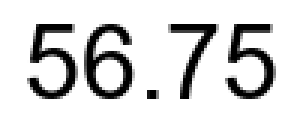
#> input picture finetune/stacked_tol_preview/images/set01_nom.png, 101 x 41 px (shown 3 times larger)
$ python -i split_stacked_crop.py   (imports and definitions only)
#> lines starting #> are read from the running program, lines starting #| are printed output that depends on the picture; after the words box and inside, x2 and y2 are one past the last pixel; in counts of white or black regions, pixels touching at a corner belong together
#> further down, picture is the input picture: PIL image 101x41 RGB; min 0, max 255, mean 215.8
"""
적층 공차 det 통짜박스 -> rec 전 분리 (옵션 a 구현)
==================================================
det은 nominal+upper+lower 3줄을 통짜 박스 하나로 잡는 게 자연스러움
(실제 라벨링 관행과 일치, [[stacked-tolerance-split-approach]] 참고).
근데 rec(CTC)은 한 줄만 읽으므로, rec에 넣기 전에 이 crop을 쪼개는
후처리 단계가 필요함.

레이아웃 특성: nominal(왼쪽, 전체높이) + upper/lower(오른쪽, 위아래
2단). 그래서 단순 가로전체 행(row) 투영만으론 안 됨 — nominal 잉크가
전체 높이를 채워서 상한/하한 사이 여백이 안 보임. 그래서:
  1단계: 컬럼(열) 투영으로 좌(nominal)/우(upper+lower) 블록 분리
  2단계: 우측 블록 안에서만 행(row) 투영으로 상한/하한 분리

merge_for_test(): 검증용 — 기존 3-crop(nominal/upper/lower)을 합쳐
실제 det 통짜박스처럼 재구성.
split_stacked(): 실제 분리 로직.
"""

import numpy as np
from pathlib import Path
from PIL import Image, ImageDraw, ImageFont


def _ink_mask(img, thresh=200):
#> called with thresh = 200
    arr = np.array(img.convert('L'))
    return arr < thresh
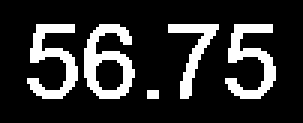
#> returned value: shape (41, 101) bool (shown 3 times larger); 17.9% white; 5 white regions (1 under 20 px), largest, box (x1, y1, x2, y2) and area: (28, 8, 45, 33) 214, (9, 8, 26, 33) 191, (75, 8, 92, 33) 191, (56, 8, 73, 33) 134


# [23 lines left out: function _runs, not called in this run]


def _widest_gap_center(has_ink, min_gap):
    """False(빈칸) 구간 중 가장 넓은 것 하나의 중간 지점을 분리기준으로 반환.
    맨 앞/뒤 여백(텍스트 시작 전/끝난 후)은 후보에서 제외 — 실제 분리 지점이 아님.
    run 개수로 좌/우를 나누면 문자 내부의 우연한 sub-gap에 오작동하기 쉬워서,
    "가장 넓은 gap = 진짜 블록 경계"라는 가정으로 안정성을 높임."""
#> called with has_ink = array of shape (101,), min_gap = 5
    n = len(has_ink)
#> n = 101
    gaps = []
    i = 0
    while i < n:
        if not has_ink[i]:
            start = i
            while i < n and not has_ink[i]:
                i += 1
            if start > 0 and i < n:  # 시작 전/끝난 후 여백 제외
                gaps.append((start, i))
        else:
            i += 1
#> this loop made 78 passes
#> i on passes 2 to 13: 10, 11, 12, 13, 14, 15, 16, 17, 18, 19, 20, 21
#> start on passes 1, 19, 37, 42, 60, 78: 0, 26, 45, 53, 73, 92
#> after the loop, gaps = [(26, 28), (45, 49), (53, 56), (73, 75)]; i = 101
    if not gaps:
        return None
    widest = max(gaps, key=lambda g: g[1] - g[0])
#> widest = (45, 49)
    if widest[1] - widest[0] < min_gap:
        return None
    return (widest[0] + widest[1]) // 2


# [9 lines left out: function _tight_crop, not called in this run]


def split_stacked(img, col_min_gap=5, row_min_gap=3, pad=2):
    """1단계: 가장 넓은 컬럼 여백으로 좌(nominal)/우(upper+lower) 분리.
    2단계: 우측 블록 안에서 행 투영으로 상한/하한 분리.
    좌우 분리 지점을 못 찾으면(뚜렷한 넓은 여백 없음) 원본 그대로 1장 반환(순수 1줄 케이스)."""
    mask = _ink_mask(img)
    col_has_ink = mask.any(axis=0)
    split_x = _widest_gap_center(col_has_ink, min_gap=col_min_gap)
    if split_x is None:
        return [img]

    nominal_crop = _tight_crop(img.crop((0, 0, split_x, img.height)), pad)
    right_crop = img.crop((split_x, 0, img.width, img.height))

    right_mask = _ink_mask(right_crop)
    row_has_ink = right_mask.any(axis=1)
    row_runs = _runs(row_has_ink, row_min_gap)

    right_subs = []
    for r in row_runs:
        sub = right_crop.crop((0, max(0, r[0] - pad), right_crop.width,
                                min(right_crop.height, r[1] + pad)))
        right_subs.append(_tight_crop(sub, pad))
    if not right_subs:
        right_subs = [_tight_crop(right_crop, pad)]

    return [nominal_crop] + right_subs


# [62 lines left out: functions merge_for_test, main, not called in this run]


# [2 lines not run here, left out]

>>> from PIL import Image
>>> picture = Image.open('stacked_tol_preview/images/set01_nom.png')
>>> result = split_stacked(picture)
#> result = 1 item

$ run again, on finetune/stacked_tol_preview/images/set14_nom.png
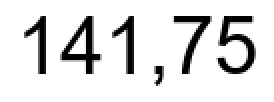
#> input picture finetune/stacked_tol_preview/images/set14_nom.png, 137 x 51 px (shown 2 times larger)
#> picture is the input picture: PIL image 137x51 RGB; min 0, max 255, mean 223.1
#> in _ink_mask, `return arr < thresh`:
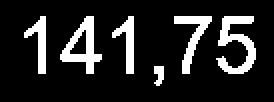
#> returned value: shape (51, 137) bool (shown 2 times larger); 14.6% white; 6 white regions, box (x1, y1, x2, y2) and area: (108, 8, 128, 37) 268, (30, 8, 51, 37) 244, (87, 8, 106, 37) 185, (12, 8, 23, 37) 142, (56, 8, 67, 37) 142, (77, 33, 82, 43) 38
#> in _widest_gap_center, `n = len(has_ink)`: n = 137
#> the loop in _widest_gap_center, `while i < n:` made 94 passes
#> i on passes 2 to 9: 13, 14, 15, 16, 17, 18, 19, 20
#> after the loop in _widest_gap_center, `while i < n:`: gaps = [(23, 30), (51, 56), (67, 77), (82, 87), (106, 108)]; i = 137
#> widest = (67, 77)
#> split_x = 72
#> arr: shape (51, 72)
#> rows = 29 values from 8 to 36
#> cols = 43 values from 12 to 66
#> y0 = 6; y1 = 39
#> x0 = 10; x1 = 69
#> arr: shape (51, 65)
#> in _runs, `n = len(has_ink)`: n = 51
#> the loop in _runs, `while i < n and not has_ink[i]:` made 8 passes
#> after the loop in _runs, `while i < n and not has_ink[i]:`: i = 8
#> the loop in _runs, `while i < n:` made 1 pass
#> after the loop in _runs, `while i < n:`: i = 51; raw = [[8, 43]]
#> the loop in split_stacked, `for r in row_runs:` made 1 pass
#> r on pass 1: [8, 43]
#> pass 1, in _tight_crop (call 2), `mask = _ink_mask(img, thresh)`:
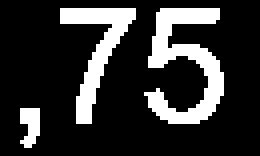
#> mask: shape (39, 65) bool (shown 4 times larger); 19.4% white; 3 white regions, box (x1, y1, x2, y2) and area: (36, 2, 56, 31) 268, (15, 2, 34, 31) 185, (5, 27, 10, 37) 38
#> after the loop in split_stacked, `for r in row_runs:`: right_subs = 1 item
#> result = 2 items

$ run again, on finetune/stacked_tol_preview/images/set15_nom.png
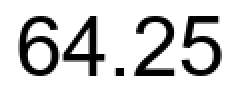
#> input picture finetune/stacked_tol_preview/images/set15_nom.png, 120 x 46 px (shown 2 times larger)
#> picture is the input picture: PIL image 120x46 RGB; min 0, max 255, mean 209.3
#> in _ink_mask, `return arr < thresh`:
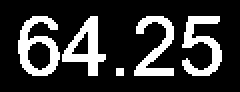
#> returned value: shape (46, 120) bool (shown 2 times larger); 20.9% white; 5 white regions (1 under 20 px), largest, box (x1, y1, x2, y2) and area: (9, 8, 30, 38) 313, (91, 8, 111, 38) 284, (31, 8, 53, 38) 279, (67, 8, 87, 38) 264
#> in _widest_gap_center, `n = len(has_ink)`: n = 120
#> the loop in _widest_gap_center, `while i < n:` made 93 passes
#> i on passes 2 to 9: 10, 11, 12, 13, 14, 15, 16, 17
#> after the loop in _widest_gap_center, `while i < n:`: gaps = [(30, 31), (53, 58), (62, 67), (87, 91)]; i = 120
#> widest = (53, 58)
#> split_x = 55
#> arr: shape (46, 55)
#> rows = 30 values from 8 to 37
#> cols = 43 values from 9 to 52
#> y0 = 6; y1 = 40
#> x0 = 7; x1 = 55
#> arr: shape (46, 65)
#> in _runs, `n = len(has_ink)`: n = 46
#> the loop in _runs, `while i < n and not has_ink[i]:` made 8 passes
#> after the loop in _runs, `while i < n and not has_ink[i]:`: i = 8
#> the loop in _runs, `while i < n:` made 1 pass
#> after the loop in _runs, `while i < n:`: i = 46; raw = [[8, 38]]
#> the loop in split_stacked, `for r in row_runs:` made 1 pass
#> r on pass 1: [8, 38]
#> pass 1, in _tight_crop (call 2), `mask = _ink_mask(img, thresh)`:
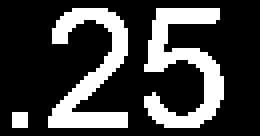
#> mask: shape (34, 65) bool (shown 4 times larger); 25.5% white; 3 white regions (1 under 20 px), largest, box (x1, y1, x2, y2) and area: (36, 2, 56, 32) 284, (12, 2, 32, 32) 264
#> after the loop in split_stacked, `for r in row_runs:`: right_subs = 1 item
#> result = 2 items
